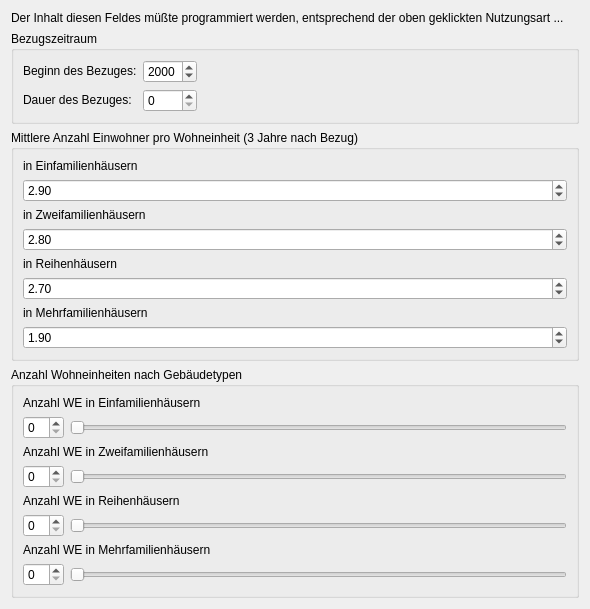
                 <widget class="QWidget" name="scrollAreaWidgetContents">
                  <property name="geometry">
                   <rect>
                    <x>0</x>
                    <y>0</y>
                    <width>590</width>
                    <height>570</height>
                   </rect>
                  </property>
                  <layout class="QVBoxLayout" name="verticalLayout_8">
                   <item>
                    <widget class="QLabel" name="label_35">
                     <property name="text">
                      <string>Der Inhalt diesen Feldes müßte programmiert werden, entsprechend der oben geklickten Nutzungsart ...</string>
                     </property>
                    </widget>
                   </item>
                   <item>
                    <widget class="QGroupBox" name="groupBox_11">
                     <property name="sizePolicy">
                      <sizepolicy hsizetype="Minimum" vsizetype="Fixed">
                       <horstretch>0</horstretch>
                       <verstretch>0</verstretch>
                      </sizepolicy>
                     </property>
                     <property name="font">
                      <font>
                       <pointsize>9</pointsize>
                      </font>
                     </property>
                     <property name="title">
                      <string>Bezugszeitraum</string>
                     </property>
                     <layout class="QGridLayout" name="gridLayout_6">
                      <item row="7" column="1">
                       <widget class="QSpinBox" name="spinBox_2"/>
                      </item>
                      <item row="0" column="0">
                       <widget class="QLabel" name="label_15">
                        <property name="toolTip">
                         <string>(Jahreszahl)</string>
                        </property>
                        <property name="text">
                         <string>&lt;html&gt;&lt;head/&gt;&lt;body&gt;&lt;p&gt;Beginn des Bezuges:&lt;/p&gt;&lt;/body&gt;&lt;/html&gt;</string>
                        </property>
                       </widget>
                      </item>
                      <item row="7" column="0">
                       <widget class="QLabel" name="label_16">
                        <property name="toolTip">
                         <string>(Jahre, 1 = Bezug wird noch im Jahr des Bezugsbeginnes abgeschlossen [bleibt das bei QGIS so?])</string>
                        </property>
                        <property name="toolTipDuration">
                         <number>-1</number>
                        </property>
                        <property name="text">
                         <string>&lt;html&gt;&lt;head/&gt;&lt;body&gt;&lt;p&gt;Dauer des Bezuges:&lt;/p&gt;&lt;/body&gt;&lt;/html&gt;</string>
                        </property>
                       </widget>
                      </item>
                      <item row="0" column="1">
                       <widget class="QDateEdit" name="dateEdit_2">
                        <property name="sizePolicy">
                         <sizepolicy hsizetype="Preferred" vsizetype="Fixed">
                          <horstretch>0</horstretch>
                          <verstretch>0</verstretch>
                         </sizepolicy>
                        </property>
                        <property name="displayFormat">
                         <string>yyyy</string>
                        </property>
                       </widget>
                      </item>
                      <item row="0" column="2">
                       <spacer name="horizontalSpacer_6">
                        <property name="orientation">
                         <enum>Qt::Horizontal</enum>
                        </property>
                        <property name="sizeHint" stdset="0">
                         <size>
                          <width>40</width>
                          <height>20</height>
                         </size>
                        </property>
                       </spacer>
                      </item>
                     </layout>
                    </widget>
                   </item>
                   <item>
                    <widget class="QGroupBox" name="groupBox_16">
                     <property name="sizePolicy">
                      <sizepolicy hsizetype="Preferred" vsizetype="Fixed">
                       <horstretch>0</horstretch>
                       <verstretch>0</verstretch>
                      </sizepolicy>
                     </property>
                     <property name="title">
                      <string>Mittlere Anzahl Einwohner pro Wohneinheit (3 Jahre nach Bezug)</string>
                     </property>
                     <layout class="QVBoxLayout" name="verticalLayout_7">
                      <item>
                       <widget class="QLabel" name="label_17">
                        <property name="sizePolicy">
                         <sizepolicy hsizetype="Preferred" vsizetype="Fixed">
                          <horstretch>0</horstretch>
                          <verstretch>0</verstretch>
                         </sizepolicy>
                        </property>
                        <property name="text">
                         <string>in Einfamilienhäusern</string>
                        </property>
                       </widget>
                      </item>
                      <item>
                       <widget class="QDoubleSpinBox" name="doubleSpinBox_5">
                        <property name="minimum">
                         <double>1.000000000000000</double>
                        </property>
                        <property name="maximum">
                         <double>4.900000000000000</double>
                        </property>
                        <property name="singleStep">
                         <double>0.100000000000000</double>
                        </property>
                        <property name="value">
                         <double>2.900000000000000</double>
                        </property>
                       </widget>
                      </item>
                      <item>
                       <widget class="QLabel" name="label_18">
                        <property name="sizePolicy">
                         <sizepolicy hsizetype="Preferred" vsizetype="Fixed">
                          <horstretch>0</horstretch>
                          <verstretch>0</verstretch>
                         </sizepolicy>
                        </property>
                        <property name="text">
                         <string>in Zweifamilienhäusern</string>
                        </property>
                       </widget>
                      </item>
                      <item>
                       <widget class="QDoubleSpinBox" name="doubleSpinBox_6">
                        <property name="minimum">
                         <double>1.000000000000000</double>
                        </property>
                        <property name="maximum">
                         <double>4.900000000000000</double>
                        </property>
                        <property name="singleStep">
                         <double>0.100000000000000</double>
                        </property>
                        <property name="value">
                         <double>2.800000000000000</double>
                        </property>
                       </widget>
                      </item>
                      <item>
                       <widget class="QLabel" name="label_19">
                        <property name="sizePolicy">
                         <sizepolicy hsizetype="Preferred" vsizetype="Fixed">
                          <horstretch>0</horstretch>
                          <verstretch>0</verstretch>
                         </sizepolicy>
                        </property>
                        <property name="text">
                         <string>in Reihenhäusern</string>
                        </property>
                       </widget>
                      </item>
                      <item>
                       <widget class="QDoubleSpinBox" name="doubleSpinBox_7">
                        <property name="minimum">
                         <double>1.000000000000000</double>
                        </property>
                        <property name="maximum">
                         <double>4.900000000000000</double>
                        </property>
                        <property name="singleStep">
                         <double>0.100000000000000</double>
                        </property>
                        <property name="value">
                         <double>2.700000000000000</double>
                        </property>
                       </widget>
                      </item>
                      <item>
                       <widget class="QLabel" name="label_20">
                        <property name="sizePolicy">
                         <sizepolicy hsizetype="Preferred" vsizetype="Fixed">
                          <horstretch>0</horstretch>
                          <verstretch>0</verstretch>
                         </sizepolicy>
                        </property>
                        <property name="text">
                         <string>in Mehrfamilienhäusern</string>
                        </property>
                       </widget>
                      </item>
                      <item>
                       <widget class="QDoubleSpinBox" name="doubleSpinBox_8">
                        <property name="minimum">
                         <double>1.000000000000000</double>
                        </property>
                        <property name="maximum">
                         <double>4.900000000000000</double>
                        </property>
                        <property name="singleStep">
                         <double>0.100000000000000</double>
                        </property>
                        <property name="value">
                         <double>1.900000000000000</double>
                        </property>
                       </widget>
                      </item>
                     </layout>
                    </widget>
                   </item>
                   <item>
                    <widget class="QGroupBox" name="groupBox_12">
                     <property name="sizePolicy">
                      <sizepolicy hsizetype="Preferred" vsizetype="Fixed">
                       <horstretch>0</horstretch>
                       <verstretch>0</verstretch>
                      </sizepolicy>
                     </property>
                     <property name="font">
                      <font>
                       <pointsize>9</pointsize>
                      </font>
                     </property>
                     <property name="title">
                      <string>Anzahl Wohneinheiten nach Gebäudetypen</string>
                     </property>
                     <layout class="QVBoxLayout" name="verticalLayout_2">
                      <item>
                       <widget class="QLabel" name="label_21">
                        <property name="text">
                         <string>Anzahl WE in Einfamilienhäusern</string>
                        </property>
                       </widget>
                      </item>
                      <item>
                       <layout class="QHBoxLayout" name="horizontalLayout_10">
                        <item>
                         <widget class="QSpinBox" name="spinBox_10">
                          <property name="specialValueText">
                           <string/>
                          </property>
                         </widget>
                        </item>
                        <item>
                         <widget class="QSlider" name="horizontalSlider_9">
                          <property name="accessibleDescription">
                           <string comment="pipipi">pipipi</string>
                          </property>
                          <property name="orientation">
                           <enum>Qt::Horizontal</enum>
                          </property>
                         </widget>
                        </item>
                       </layout>
                      </item>
                      <item>
                       <widget class="QLabel" name="label_22">
                        <property name="text">
                         <string>Anzahl WE in Zweifamilienhäusern</string>
                        </property>
                       </widget>
                      </item>
                      <item>
                       <layout class="QHBoxLayout" name="horizontalLayout_11">
                        <item>
                         <widget class="QSpinBox" name="spinBox_11">
                          <property name="specialValueText">
                           <string/>
                          </property>
                         </widget>
                        </item>
                        <item>
                         <widget class="QSlider" name="horizontalSlider_10">
                          <property name="accessibleDescription">
                           <string comment="pipipi">pipipi</string>
                          </property>
                          <property name="orientation">
                           <enum>Qt::Horizontal</enum>
                          </property>
                         </widget>
                        </item>
                       </layout>
                      </item>
                      <item>
                       <widget class="QLabel" name="label_23">
                        <property name="text">
                         <string>Anzahl WE in Reihenhäusern</string>
                        </property>
                       </widget>
                      </item>
                      <item>
                       <layout class="QHBoxLayout" name="horizontalLayout_12">
                        <item>
                         <widget class="QSpinBox" name="spinBox_12">
                          <property name="specialValueText">
                           <string/>
                          </property>
                         </widget>
                        </item>
                        <item>
                         <widget class="QSlider" name="horizontalSlider_11">
                          <property name="accessibleDescription">
                           <string comment="pipipi">pipipi</string>
                          </property>
                          <property name="orientation">
                           <enum>Qt::Horizontal</enum>
                          </property>
                         </widget>
                        </item>
                       </layout>
                      </item>
                      <item>
                       <widget class="QLabel" name="label_24">
                        <property name="text">
                         <string>Anzahl WE in Mehrfamilienhäusern</string>
                        </property>
                       </widget>
                      </item>
                      <item>
                       <layout class="QHBoxLayout" name="horizontalLayout_13">
                        <item>
                         <widget class="QSpinBox" name="spinBox_13">
                          <property name="specialValueText">
                           <string/>
                          </property>
                         </widget>
                        </item>
                        <item>
                         <widget class="QSlider" name="horizontalSlider_12">
                          <property name="accessibleDescription">
                           <string comment="pipipi">pipipi</string>
                          </property>
                          <property name="orientation">
                           <enum>Qt::Horizontal</enum>
                          </property>
                         </widget>
                        </item>
                       </layout>
                      </item>
                     </layout>
                    </widget>
                   </item>
                  </layout>
                 </widget>
